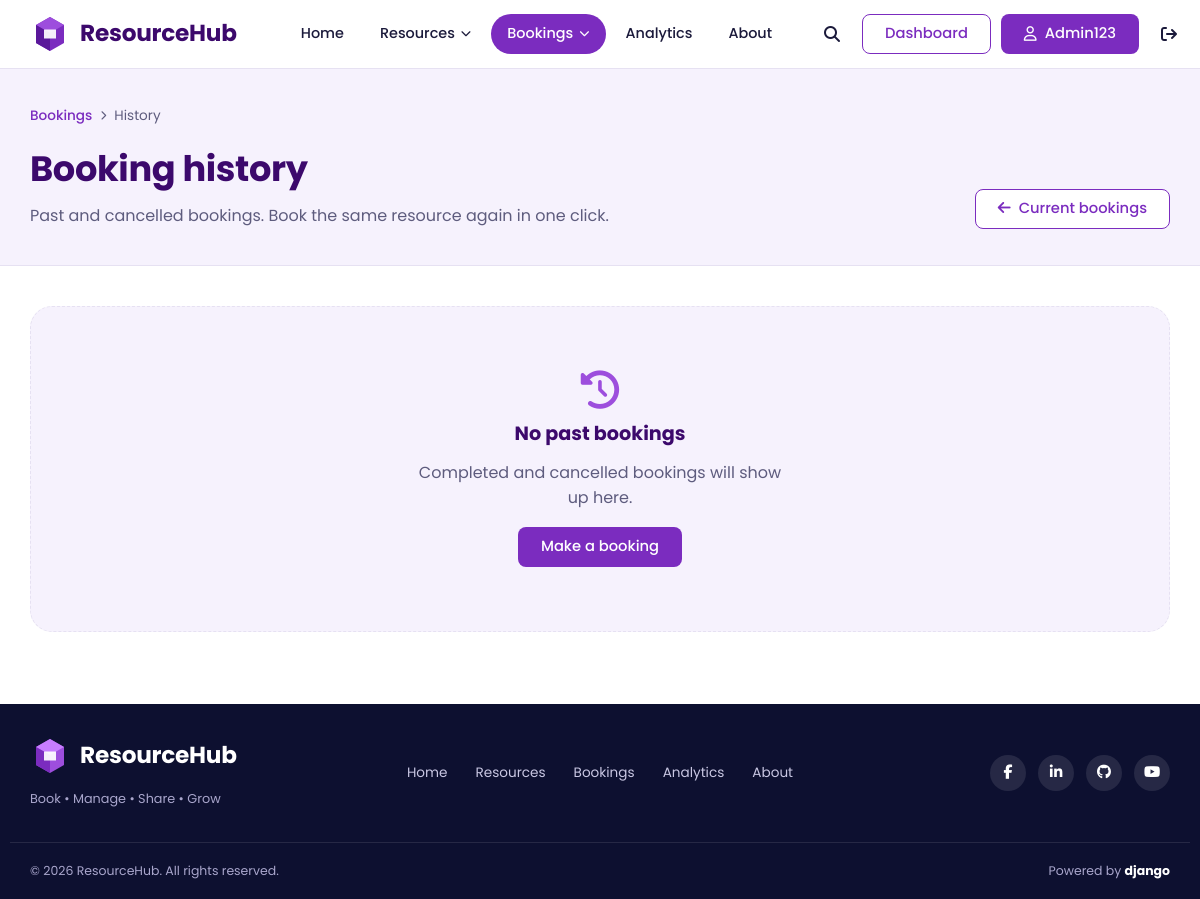
Before: /bookings/history/ (signed in) with the older database file.
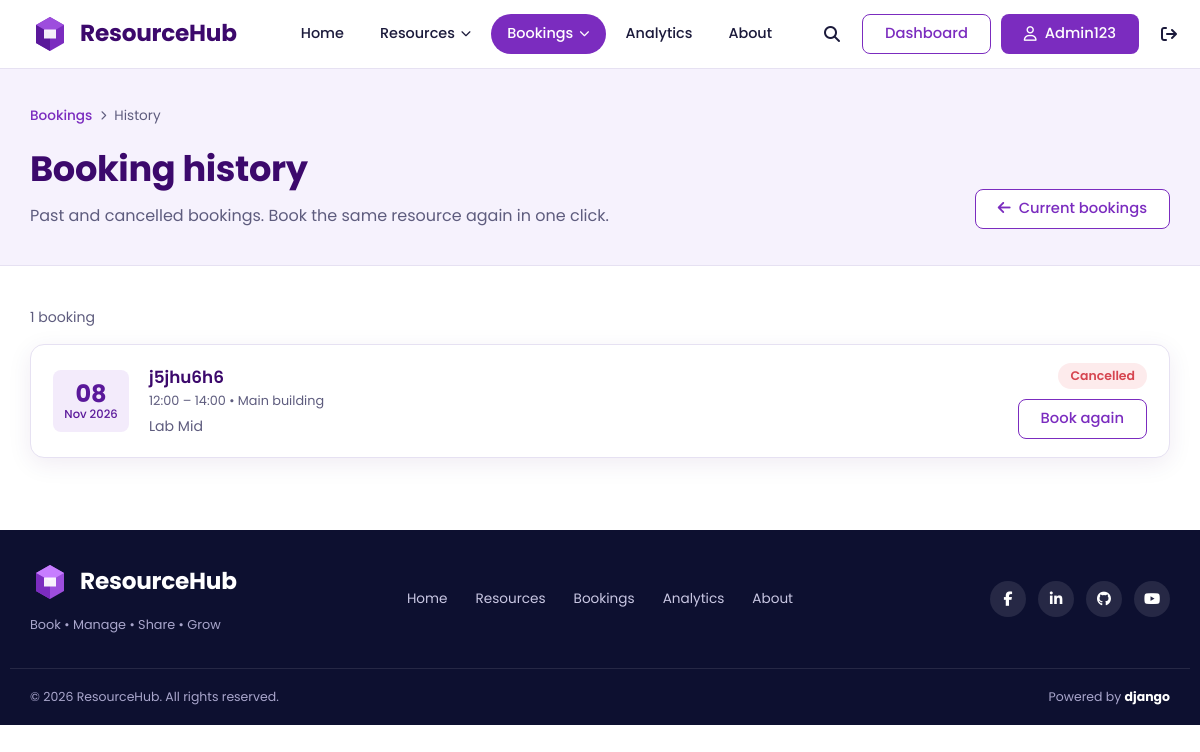
After: the same page with the newer database file.
### bookings/models.py (models this page shows)
class Booking(models.Model):
    user = models.ForeignKey('accounts.User', on_delete=models.CASCADE, related_name='bookings')
    resource = models.ForeignKey('resources.Resource', on_delete=models.CASCADE, related_name='bookings')
    start_time = models.DateTimeField()
    end_time = models.DateTimeField()
    purpose = models.TextField()
    priority_score = models.FloatField(default=0)
    is_recurring = models.BooleanField(default=False)
    recurrence_rule = models.CharField(max_length=100, blank=True)
    status = models.CharField(max_length=50, default='Pending')
    created_at = models.DateTimeField(auto_now_add=True)

### resources/models.py (models this page shows, shortened)
class Resource(models.Model):
    name = models.CharField(max_length=200)
    category = models.ForeignKey(ResourceCategory, on_delete=models.CASCADE)
    department = models.CharField(max_length=100)
    capacity = models.PositiveIntegerField()
    location = models.CharField(max_length=200)
    qr_code = models.CharField(
        max_length=255,
        unique=True,
        default=uuid.uuid4,
        editable=False
    )
    device_code = models.CharField(
        max_length=100,
        unique=True,
        default=generate_device_code,
        editable=False
    )
    open_time = models.TimeField()
    close_time = models.TimeField()
    status = models.CharField(max_length=50)
    description = models.TextField()

### bookings/views.py (the view)
# urls.py: path('history/', views.booking_history, name='booking_history'),
@login_required
def booking_history(request):
    bookings = Booking.objects.filter(user=request.user).filter(
        Q(end_time__lt=timezone.now()) | Q(status__in=['Cancelled', 'Completed'])
    ).select_related('resource').order_by('-start_time')
    return render(request, 'bookings/booking_history.html', {
        'bookings': bookings
    })

### templates/bookings/booking_history.html (shortened to what this page needs)
{% extends 'core/base.html' %}
{% load static %}
{% block extra_css %}<link rel="stylesheet" href="{% static 'css/bookings.css' %}">{% endblock %}
{% block content %}
<section class="page-head">
  <div class="container">
    <nav class="breadcrumb" aria-label="Breadcrumb">
      <a href="{% url 'bookings:booking_list' %}">Bookings</a>
      <i class="fa-solid fa-chevron-right" aria-hidden="true"></i>
      <span>History</span>
    </nav>
    <div class="page-head-inner">
      <div>
        <h1>Booking history</h1>
        <p>Past and cancelled bookings. Book the same resource again in one click.</p>
      </div>
      <a class="btn btn-outline" href="{% url 'bookings:booking_list' %}"><i class="fa-solid fa-arrow-left" aria-hidden="true"></i> Current bookings</a>
    </div>
  </div>
</section>
<section class="section">
  <div class="container">
    {% if bookings %}
    <p class="result-count">{{ bookings|length }} booking{{ bookings|length|pluralize }}</p>
    <div class="history-list">
      {% for b in bookings %}
      <article class="history-item">
        <div class="history-date">
          <strong>{{ b.start_time|date:"d" }}</strong>
          <span>{{ b.start_time|date:"M Y" }}</span>
        </div>
        <div class="history-body">
          <h2><a href="{% url 'bookings:booking_detail' b.id %}">{{ b.resource.name }}</a></h2>
          <p class="row-sub">{{ b.start_time|time:"H:i" }} – {{ b.end_time|time:"H:i" }} &bull; {{ b.resource.location }}</p>
          <p class="history-purpose">{{ b.purpose|truncatechars:90 }}</p>
        </div>
        <div class="history-side">
          <span class="badge badge-{{ b.status|lower|slugify }}">{{ b.status }}</span>
          <a class="btn btn-outline" href="{% url 'bookings:create_booking' booking.resource.id %}">Book again</a>
        </div>
      </article>
      {% endfor %}
    </div>
    {% else %}
    <div class="empty-state">
      <i class="fa-solid fa-clock-rotate-left" aria-hidden="true"></i>
      <h2>No past bookings</h2>
      <p>Completed and cancelled bookings will show up here.</p>
     <a class="btn btn-primary" href="{% url 'resources:resource_list' %}">
    Make a booking
</a>
    </div>
    {% endif %}
  </div>
</section>
{% endblock %}

Changed rows visible on the page:
now on this page (row edited): Booking: start_time "08", start_time "Nov 2026", resource.name "j5jhu6h6", start_time "12:00", end_time "14:00", resource.location "Main building", purpose "Lab Mid", status "Cancelled"
Other visible differences:
{{ bookings|length }}: (not shown) → "1"
text no longer shown: "No past bookings Completed and cancelled bookings will show up here. Make a booking"
text now shown: "booking"
